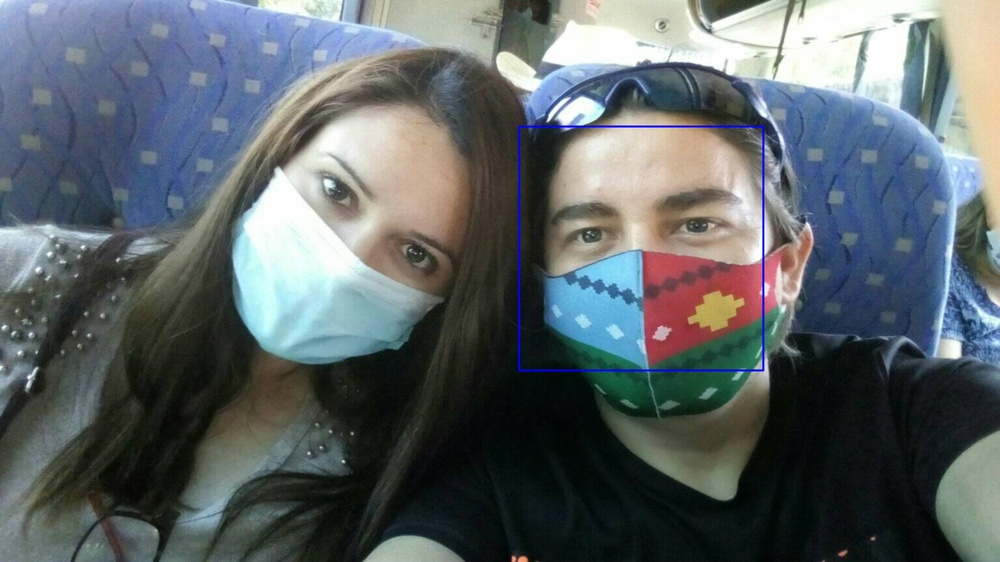
#> input picture python/caricatura_5.jpg, 1000 x 562 px, shrunk from 6144 x 3456 before the run, found by its file name
$ python test_frame.py
#> lines starting #> are read from the running program, lines starting #| are printed output that depends on the picture
"""test_frame.py"""
from class_caricature_frame import CaricatureFrame
from class_config import Config
import cv2
import numpy as np

#cfg = Config()
#cfg.set_par('src_dir',)
#cfg.set_par('car_dir',)

src = 'C:/RSILVA_BASIC_BOTS/TEST_IMAGENES_caticatura/'
car = 'C:/RSILVA_BASIC_BOTS/TEST_IMAGENES_caticatura/demos/'

def test1():
    foto = f"caricatura_2.jpg"
    v = CaricatureFrame(src,foto,car)

# [105 lines left out: functions test2, test3, test4, not called in this run]
	#cv2.waitKey(0)
	#cv2.destroyAllWindows()


# Cargar imagen
img = cv2.imread(f"{src}caricatura_5.jpg")
#> img is the input picture: shape (562, 1000, 3); mean B, G, R 103.8, 100.5, 93


# Convertir imagen a espacio de color HSV
hsv_img = cv2.cvtColor(img, cv2.COLOR_BGR2HSV)
#> hsv_img: shape (562, 1000, 3); mean H, S, V 72.2, 75.9, 113.1

# Convertir imagen a formato de datos para K-means
img_data = hsv_img.reshape((-1, 3))
img_data = np.float32(img_data)

# Define el número de clusters y aplicar K-means
k = 5
criteria = (cv2.TERM_CRITERIA_EPS + cv2.TERM_CRITERIA_MAX_ITER, 10, 1.0)
ret, labels, colors = cv2.kmeans(img_data, k, None, criteria, 10, cv2.KMEANS_RANDOM_CENTERS)
#> ret = 1.3e+09; colors = [[89.34, 149.4, 26.85], [63.54, 39.95, 115.2], [53.57, 60.86, 41.85], [110.3, 110.3, 153.7], [48.83, 32.86, 220.5]]

# Crear imagen de salida
output_img = img.copy()

# Recorrer pixeles de imagen
for i in range(img.shape[0]):
    for j in range(img.shape[1]):
        # Asignar el nuevo tono de piel según el cluster al que pertenece el pixel
        output_img[i, j] = colors[labels[i*img.shape[1] + j]].astype(np.uint8)
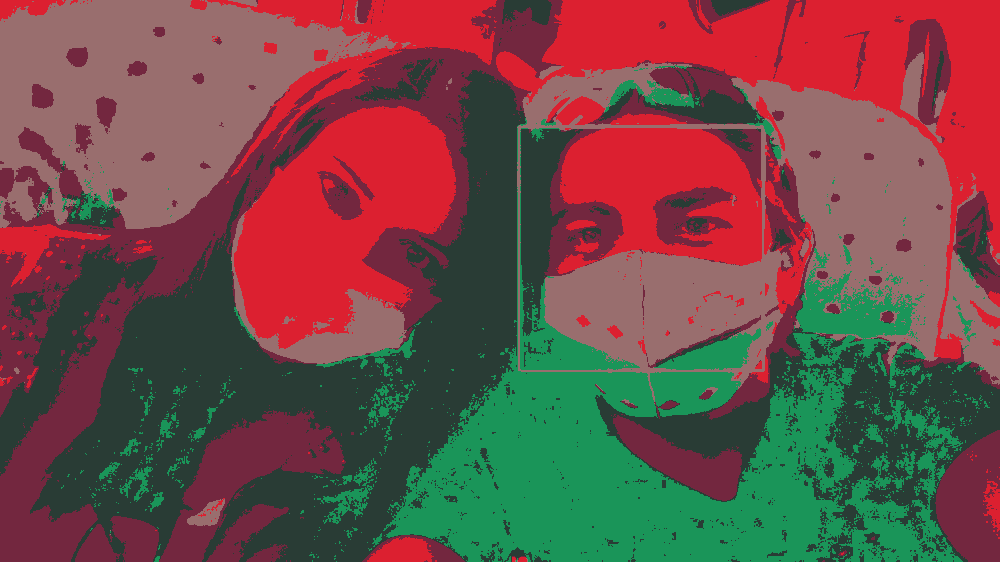
#> output_img: shape (562, 1000, 3); mean B, G, R 71.7, 75.2, 112.5

# Mostrar imagen de salida

cv2.imwrite("imagen_modificada.jpg", output_img)
